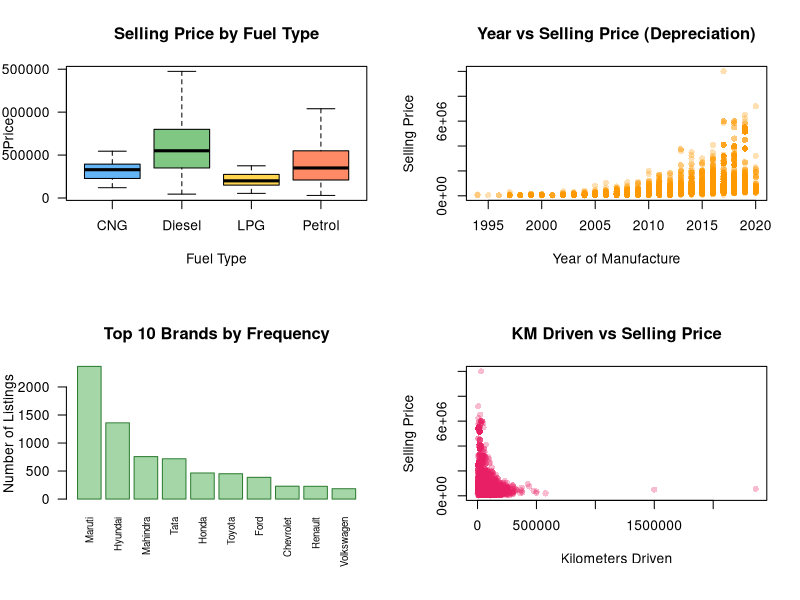

Recreate this plot in R.
# Load the Used Car dataset into a data frame
df <- read.csv("UserCarData.csv")

# Standardize column names: convert to lowercase and replace special characters 
# with underscores (e.g., "State or Province" becomes "state_or_province")
names(df) <- tolower(gsub("[^a-zA-Z0-9]", "_", names(df)))

cat("===== DATASET STRUCTURE =====\n")
# Inspect the internal structure (data types: int, chr, num)
str(df)

cat("\n===== SUMMARY STATISTICS =====\n")
# Generate descriptive statistics for prices, year, and mileage
summary(df)

# Print the total dimensions of the dataset
cat("\nRows:", nrow(df), "| Columns:", ncol(df), "\n")

cat("\n===== MISSING VALUES =====\n")
# Check for null or missing values across all columns
missing <- colSums(is.na(df))
if (any(missing > 0)) {
  print(missing[missing > 0])
} else {
  cat("No missing values found in the dataset.\n")
}

# ==========================================
# Visualizations
# ==========================================

# Configure plotting layout: set a 2x2 grid to display 4 charts together.
# 'mar' increases margins for label readability.
par(mfrow = c(2, 2), mar = c(6, 4, 4, 2))

# 1. Price by Fuel Type (Boxplot)
# Purpose: Analyzes how the type of fuel (Diesel vs Petrol) affects car pricing.
boxplot(selling_price ~ fuel, data = df,
        main = "Selling Price by Fuel Type",
        xlab = "Fuel Type", ylab = "Price",
        col = c("#64B5F6", "#81C784", "#FFD54F", "#FF8A65"),
        las = 1, outline = FALSE) # Outliers hidden for better scale

# 2. Year vs Selling Price (Scatterplot)
# Purpose: Visualizes price depreciation over time.
plot(df$year, df$selling_price,
     main = "Year vs Selling Price (Depreciation)",
     xlab = "Year of Manufacture", ylab = "Selling Price",
     col = adjustcolor("#FF9800", alpha.f = 0.3), 
     pch = 16)

# 3. Top 10 Car Brands (Bar Chart)
# Purpose: Identifies which brands have the most listings in the market.
brand_counts <- sort(table(df$name), decreasing = TRUE)
barplot(brand_counts[1:10],
        main = "Top 10 Brands by Frequency",
        ylab = "Number of Listings",
        col = "#A5D6A7", border = "#2E7D32",
        las = 2, cex.names = 0.7)

# 4. KM Driven vs Selling Price (Scatterplot)
# Purpose: Examines how mileage (usage) impacts the car's resale value.
plot(df$km_driven, df$selling_price,
     main = "KM Driven vs Selling Price",
     xlab = "Kilometers Driven", ylab = "Selling Price",
     col = adjustcolor("#E91E63", alpha.f = 0.3), 
     pch = 16)

# Reset graphical parameters back to system defaults
par(mfrow = c(1, 1), mar = c(5, 4, 4, 2) + 0.1)

# ==========================================
# Market Insights
# ==========================================

cat("\n===== TOP 5 MOST EXPENSIVE CARS =====\n")
# Sort the data frame in descending order based on selling price
top5_cars <- df[order(-df$selling_price), ]
print(head(top5_cars[, c("name", "year", "selling_price", "fuel", "transmission")], 5))

cat("\n===== AVERAGE PRICE BY TRANSMISSION =====\n")
# Calculate average price for Manual vs Automatic cars
aggregate(selling_price ~ transmission, data = df, mean)